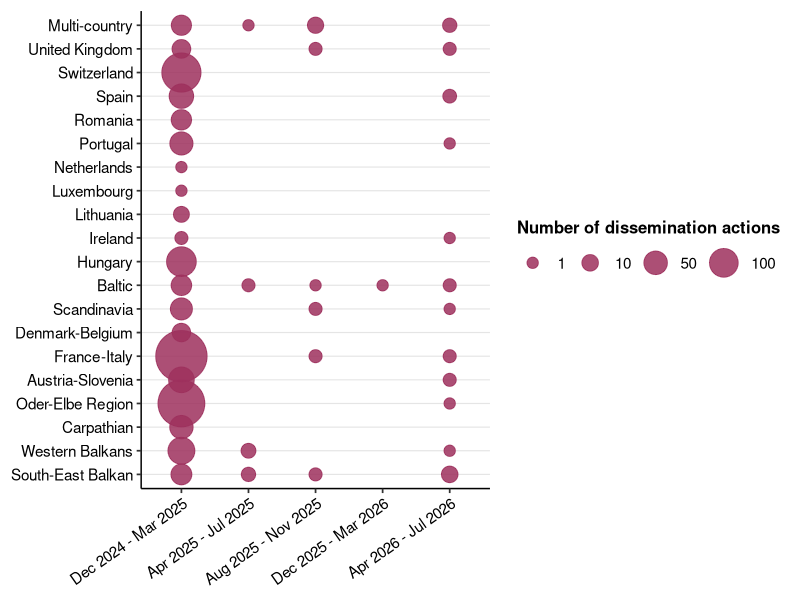
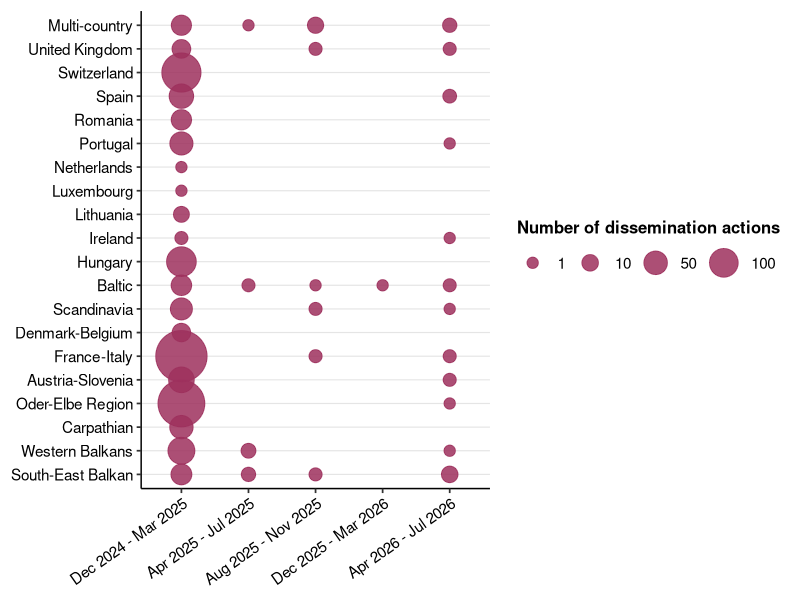

Reproduce these figures in R, in order.
## #######################################################################

## TAMERS survey data analysis - Anastazija Dimitrova 8 Sept 2026

## 1. data cleaning and creating analysis ready files

## ########################################################################

library(readxl)
library(ggplot2)

df <- as.data.frame(read_excel("data/TAMERS_dissemination_anonymized.xlsx"))

library(ggplot2)

# ------------------------------------------------------------
# 1. Define regions used for dissemination visualization
# ------------------------------------------------------------

regions <- list(
  "Baltic" = c("Finland", "Latvia"),
  "Scandinavia" = c("Norway", "Sweden"),
  "Denmark-Belgium" = c("Belgium", "Denmark"),
  "France-Italy" = c("France", "Italy"),
  "Austria-Slovenia" = c("Austria", "Slovenia"),
  "Oder-Elbe Region" = c("Czechia", "Germany", "Poland"),
  "Carpathian" = c("Slovakia", "Ukraine"),
  "Western Balkans" = c("Albania", "Bosnia & Herzegovina", "Croatia", "Kosovo", "Montenegro", "Serbia"),
  "South-East Balkan" = c("Bulgaria", "Greece", "North Macedonia")
)

country.to.region <- setNames(
  rep(names(regions), lengths(regions)),
  unlist(regions)
)


# ------------------------------------------------------------
# 2. Clean dates and assign regions
# ------------------------------------------------------------

dat <- as.data.frame(df)

dat$date_month <- as.integer(dat$date_month)
dat$date_year <- as.integer(dat$date_year)

dat$month_date <- as.Date(
  sprintf("%04d-%02d-01", dat$date_year, dat$date_month)
)

dat$Country <- as.character(dat$Target_country)

dat$Country[
  is.na(dat$Country) |
  dat$Country=="" |
  dat$Country%in%c("Unknown", "All")
] <- "Multi-country"

dat$Region <- unname(country.to.region[dat$Country])

# Countries not included in one of the pooled regions remain individual
ii <- is.na(dat$Region) & dat$Country!="Multi-country"
dat$Region[ii] <- dat$Country[ii]

dat$Region[dat$Country=="Multi-country"] <- "Multi-country"

dat <- dat[
  !is.na(dat$month_date) &
  dat$month_date>=as.Date("2024-12-01") &
  dat$month_date<=as.Date("2026-07-01"),
]


# ------------------------------------------------------------
# 3. Define four-month periods
# ------------------------------------------------------------

period.levels <- c(
  "Dec 2024 - Mar 2025",
  "Apr 2025 - Jul 2025",
  "Aug 2025 - Nov 2025",
  "Dec 2025 - Mar 2026",
  "Apr 2026 - Jul 2026"
)

dat$period <- NA_character_

dat$period[
  dat$month_date>=as.Date("2024-12-01") &
  dat$month_date<=as.Date("2025-03-01")
] <- period.levels[1]

dat$period[
  dat$month_date>=as.Date("2025-04-01") &
  dat$month_date<=as.Date("2025-07-01")
] <- period.levels[2]

dat$period[
  dat$month_date>=as.Date("2025-08-01") &
  dat$month_date<=as.Date("2025-11-01")
] <- period.levels[3]

dat$period[
  dat$month_date>=as.Date("2025-12-01") &
  dat$month_date<=as.Date("2026-03-01")
] <- period.levels[4]

dat$period[
  dat$month_date>=as.Date("2026-04-01") &
  dat$month_date<=as.Date("2026-07-01")
] <- period.levels[5]

dat <- dat[!is.na(dat$period),]

dat$period <- factor(dat$period, levels=period.levels)


# ------------------------------------------------------------
# 4. Order regions for plotting
# ------------------------------------------------------------

pooled.regions <- c(
  "South-East Balkan",
  "Western Balkans",
  "Carpathian",
  "Oder-Elbe Region",
  "Austria-Slovenia",
  "France-Italy",
  "Denmark-Belgium",
  "Scandinavia",
  "Baltic"
)

individual.regions <- sort(setdiff(
  unique(dat$Region),
  c(pooled.regions, "Multi-country")
))

region.order <- c(
  pooled.regions[pooled.regions%in%unique(dat$Region)],
  individual.regions,
  "Multi-country"
)

region.order <- region.order[region.order%in%unique(dat$Region)]

dat$Region <- factor(dat$Region, levels=region.order)


# ------------------------------------------------------------
# 5. Count documented dissemination actions
# ------------------------------------------------------------

agg <- aggregate(
  rep(1,nrow(dat)),
  by=list(Region=dat$Region, period=dat$period),
  FUN=sum
)

names(agg)[3] <- "n_actions"


# ------------------------------------------------------------
# 6. Plot
# ------------------------------------------------------------

p <- ggplot(agg, aes(x=period, y=Region, size=n_actions)) +
  geom_point(color="#9E315D", alpha=.85) +
  scale_size_continuous(
    name="Number of dissemination actions",
    range=c(3.5,17),
    breaks=c(1,10,50,100)
  ) +
  labs(x=NULL, y=NULL) +
  guides(
    size=guide_legend(
      title="Number of dissemination actions",
      nrow=1,
      label.position="right"
    )
  ) +
  theme_bw(base_family="sans", base_size=13) +
  theme(
    panel.border=element_blank(),
    panel.grid.major.x=element_blank(),
    panel.grid.major.y=element_line(color="grey90", linewidth=.4),
    panel.grid.minor=element_blank(),

    axis.text.x=element_text(
      size=11,
      angle=35,
      hjust=1,
      color="black"
    ),

    axis.text.y=element_text(
      size=11,
      color="black"
    ),

    axis.line.x=element_line(color="black", linewidth=.5),
    axis.line.y=element_line(color="black", linewidth=.5),

    legend.position="right",
    legend.title=element_text(size=12, face="bold"),
    legend.text=element_text(size=11),
    legend.key.size=unit(.8,"cm"),
    legend.background=element_blank(),
    legend.key=element_blank(),

    plot.margin=margin(8,8,8,8)
  )

print(p)


# ------------------------------------------------------------
# 7. Save
# ------------------------------------------------------------

ggsave(
  "figures/SFig1_dissemination_efforts.pdf",
  plot=p,
  width=8.5,
  height=5.5,
  device="pdf",
  bg="white"
)
